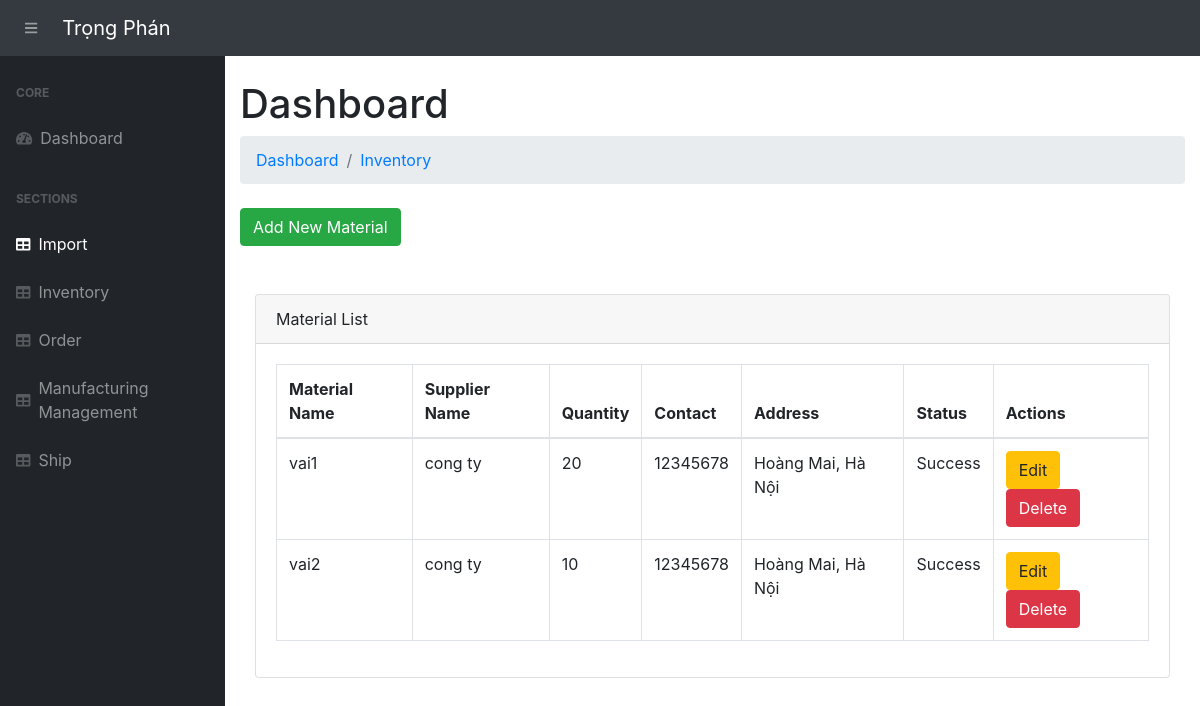
/import/, run on an earlier commit of the app's database.
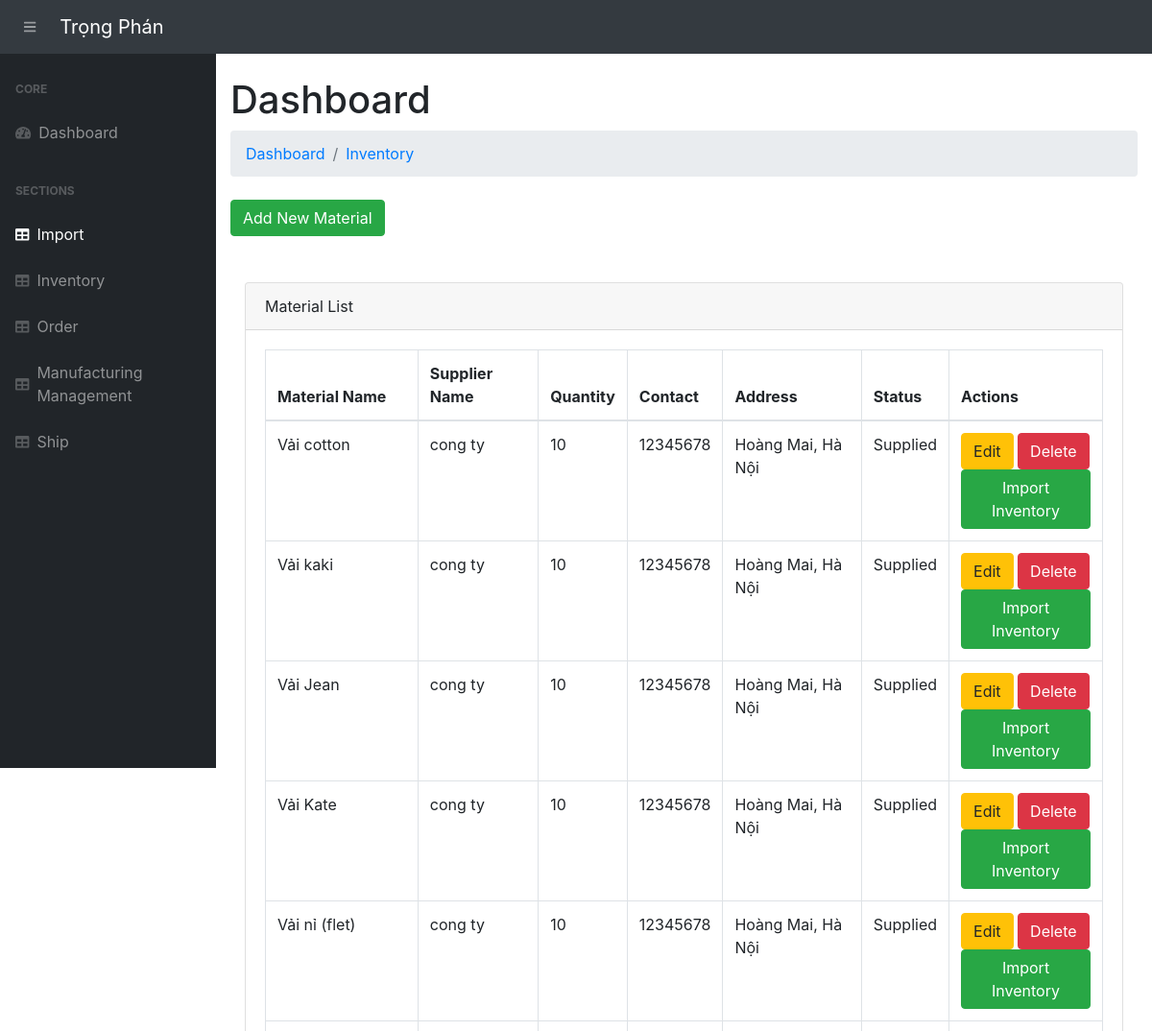
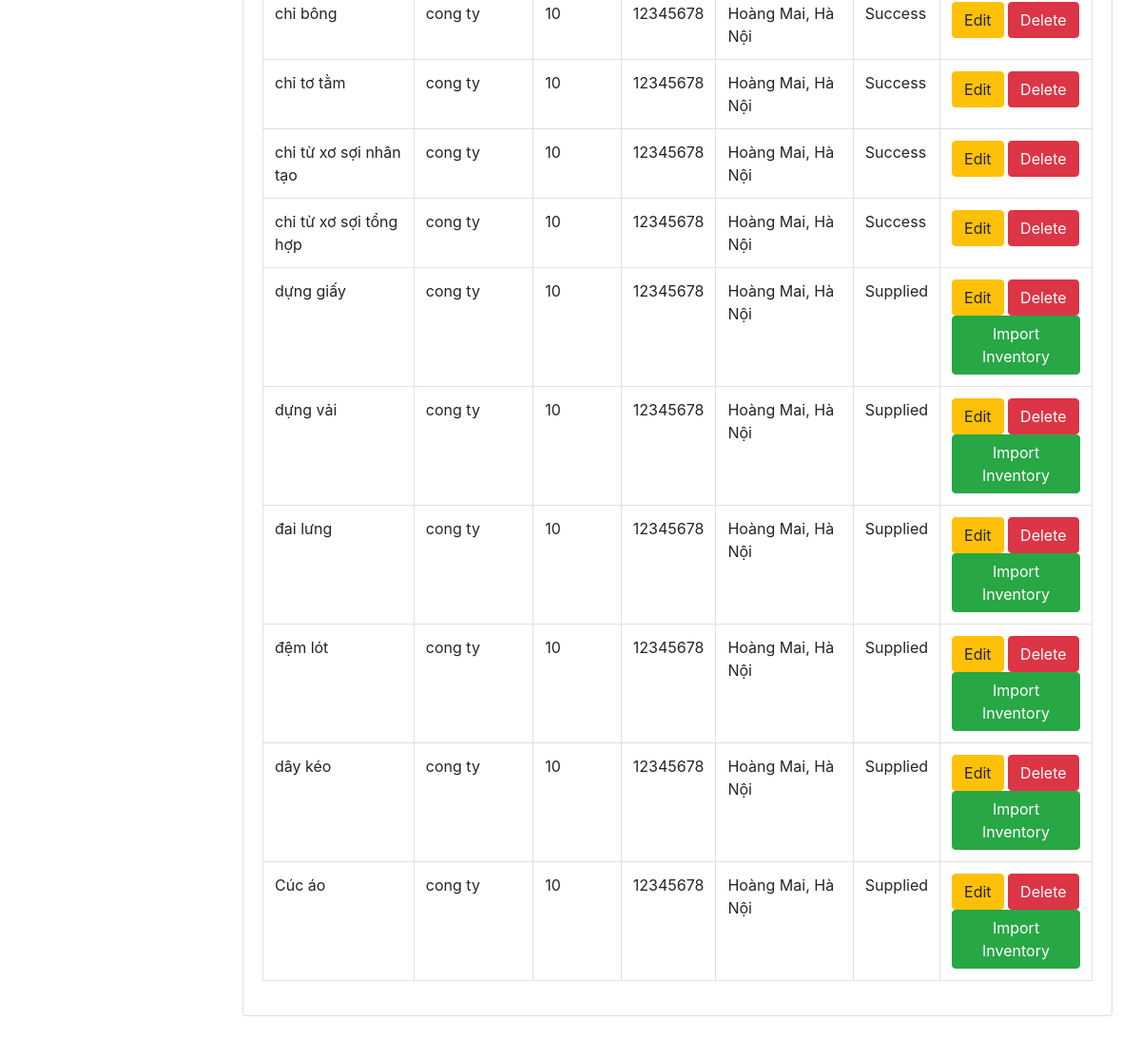
And on a later commit of the database (2 pictures, top to bottom).
### app.py (models this page shows, shortened)
class Import(db.Model):
    __tablename__ = 'imports'
    import_id = db.Column(db.Integer, primary_key=True)
    material_name = db.Column(db.String(255), nullable=False)
    material_description = db.Column(db.String(255))
    quantity_in_stock = db.Column(db.Integer, default=0)
    reorder_level = db.Column(db.Integer, default=10)
    sup_name = db.Column(db.String(255), nullable=False)
    sup_contact_info = db.Column(db.String(255), nullable=False)
    sup_address = db.Column(db.String(255), nullable=False)
    status = db.Column(db.String(50), default="Supplied")
    section_name = db.Column(db.String(255))  # Section name for classification
    category = db.Column(db.String(255))  # Category of the material

### app.py (the view, shortened to what this page needs)
@app.route('/import/', methods=["GET", "POST"])
def view_import():
    imports = Import.query.all()
    return render_template("import.html", imports=imports)

### templates/import.html (shortened to what this page needs)
{% extends 'base.html' %}
{% block content %}
<main>
    <div class="container-fluid">
        <h1 class="mt-4">Dashboard</h1>
        <ol class="breadcrumb mb-4">
            <li class="breadcrumb-item"><a href="/">Dashboard</a></li>
            <li class="breadcrumb-item"><a href="/inventory/">Inventory</a></li>
        </ol>
        <a href="/add-import" class="btn btn-success">Add New Material</a>
        <br><br><br>
        <div class="container-fluid">
            <div class="card mb-4">
                <div class="card-header">Material List</div>
                <div class="card-body">
                    <table class="table table-bordered" id="dataTable" width="100%" cellspacing="0">
                        <thead>
                            <tr>
                                <th>Material Name</th>
                                <th>Supplier Name</th>
                                <th>Quantity </th>
                                <th>Contact</th>
                                <th>Address</th>
                                <th>Status</th>
                                <th>Actions</th>
                            </tr>
                        </thead>
                        <tbody>
                            {% for import_record in imports %}
                                <tr>
                                    <td>{{ import_record.material_name }}</td>
                                    <td>{{ import_record.sup_name }}</td>
                                    <td>{{ import_record.quantity_in_stock }}</td>
                                    <td>{{import_record.sup_contact_info}}</td>
                                    <td>{{import_record.sup_address}}</td>
                                    <td>{{import_record.status}}</td>
                                    <td>
                                        <a href="/update-import/{{ import_record.import_id }}" class="btn btn-warning">Edit</a>
                                        <form action="{{ url_for('delete_import', import_id=import_record.import_id) }}" method="POST" style="display:inline;">
                                            <button type="submit" class="btn btn-danger" onclick="return confirm('Are you sure you want to delete this import item?')">Delete</button>
                                        </form>
                                        {% if import_record.status == 'Supplied' %}
                                        <form action="{{ url_for('update_import_status', import_id=import_record.import_id) }}" method="POST">
                                            <button type="submit" class="btn btn-success">Import Inventory</button>
                                        </form>
                                    {% endif %}
                                    </td>
                                </tr>
                            {% endfor %}
                        </tbody>
                    </table>
                </div>
            </div>
        </div>
    </div>
</main>
{% endblock %}

### templates/base.html (shortened to what this page needs)
<!DOCTYPE html>
<html lang="en">
<head>
    <link rel="stylesheet" href="{{ url_for('static', filename='css/bootstrap/styles.css')}}">
    <link href="https://cdn.datatables.net/1.10.20/css/dataTables.bootstrap4.min.css" rel="stylesheet" />
    <link href="https://cdnjs.cloudflare.com/ajax/libs/bootstrap/4.5.2/css/bootstrap.min.css" rel="stylesheet">
    <link href="https://cdnjs.cloudflare.com/ajax/libs/bootstrap-select/1.13.1/css/bootstrap-select.min.css" rel="stylesheet">
</head>
<body class="sb-nav-fixed">
    <nav class="sb-topnav navbar navbar-expand navbar-dark bg-dark">
        <button class="btn btn-link btn-sm order-1 order-lg-0" id="sidebarToggle" href="#"><i class="fas fa-bars"></i></button>
        <a class="navbar-brand" href="/">Trọng Phán</a>
    </nav>
    <div id="layoutSidenav">
        <div id="layoutSidenav_nav">
            <nav class="sb-sidenav accordion sb-sidenav-dark" id="sidenavAccordion">
                <div class="sb-sidenav-menu">
                    <div class="nav">
                        <div class="sb-sidenav-menu-heading">Core</div>
                        <a class="nav-link" href="/">
                            <div class="sb-nav-link-icon"><i class="fas fa-tachometer-alt"></i></div>
                            Dashboard
                        </a>
                        <div class="sb-sidenav-menu-heading">Sections</div>
                        <a class="nav-link" href="/import/">
                            <div class="sb-nav-link-icon"><i class="fas fa-table"></i></div>
                            Import
                        </a>
                        <a class="nav-link" href="/inventory/">
                            <div class="sb-nav-link-icon"><i class="fas fa-table"></i></div>
                            Inventory
                        </a>
                        <a class="nav-link" href="/order/">
                            <div class="sb-nav-link-icon"><i class="fas fa-table"></i></div>
                            Order
                        </a>
                        <a class="nav-link" href="/view-product-batches/">
                            <div class="sb-nav-link-icon"><i class="fas fa-table"></i></div>
                            Manufacturing Management
                        </a>
                        <a class="nav-link" href="/shipping-queue/">
                            <div class="sb-nav-link-icon"><i class="fas fa-table"></i></div>
                            Ship
                        </a>
                    </div>
                </div>
            </nav>
        </div>
        <div id="layoutSidenav_content">
            {% block content %}{% endblock %}
        </div>
    </div>
</body>
</html>

What changed in the data, as far as the page shows it:
added Import: material_name "Vải cotton", sup_name "cong ty", quantity_in_stock "10", sup_contact_info "12345678", sup_address "Hoàng Mai, Hà Nội", status "Supplied"
added Import: material_name "Vải kaki", sup_name "cong ty", quantity_in_stock "10", sup_contact_info "12345678", sup_address "Hoàng Mai, Hà Nội", status "Supplied"
added Import: material_name "Vải Jean", sup_name "cong ty", quantity_in_stock "10", sup_contact_info "12345678", sup_address "Hoàng Mai, Hà Nội", status "Supplied"
added Import: material_name "Vải Kate", sup_name "cong ty", quantity_in_stock "10", sup_contact_info "12345678", sup_address "Hoàng Mai, Hà Nội", status "Supplied"
changed Import: material_name "vai1" → "Vải nỉ (flet)"; quantity_in_stock "20" → "10"; status "Success" → "Supplied"; now shows "Import Inventory"
changed Import: material_name "vai2" → "chỉ bông"
added Import: material_name "chỉ tơ tằm", sup_name "cong ty", quantity_in_stock "10", sup_contact_info "12345678", sup_address "Hoàng Mai, Hà Nội", status "Success"
added Import: material_name "chỉ từ xơ sợi nhân tạo", sup_name "cong ty", quantity_in_stock "10", sup_contact_info "12345678", sup_address "Hoàng Mai, Hà Nội", status "Success"
added Import: material_name "chỉ từ xơ sợi tổng hợp", sup_name "cong ty", quantity_in_stock "10", sup_contact_info "12345678", sup_address "Hoàng Mai, Hà Nội", status "Success"
added Import: material_name "dựng giấy", sup_name "cong ty", quantity_in_stock "10", sup_contact_info "12345678", sup_address "Hoàng Mai, Hà Nội", status "Supplied"
added Import: material_name "dựng vải", sup_name "cong ty", quantity_in_stock "10", sup_contact_info "12345678", sup_address "Hoàng Mai, Hà Nội", status "Supplied"
added Import: material_name "đai lưng", sup_name "cong ty", quantity_in_stock "10", sup_contact_info "12345678", sup_address "Hoàng Mai, Hà Nội", status "Supplied"
added Import: material_name "đệm lót", sup_name "cong ty", quantity_in_stock "10", sup_contact_info "12345678", sup_address "Hoàng Mai, Hà Nội", status "Supplied"
added Import: material_name "dây kéo", sup_name "cong ty", quantity_in_stock "10", sup_contact_info "12345678", sup_address "Hoàng Mai, Hà Nội", status "Supplied"
added Import: material_name "Cúc áo", sup_name "cong ty", quantity_in_stock "10", sup_contact_info "12345678", sup_address "Hoàng Mai, Hà Nội", status "Supplied"
